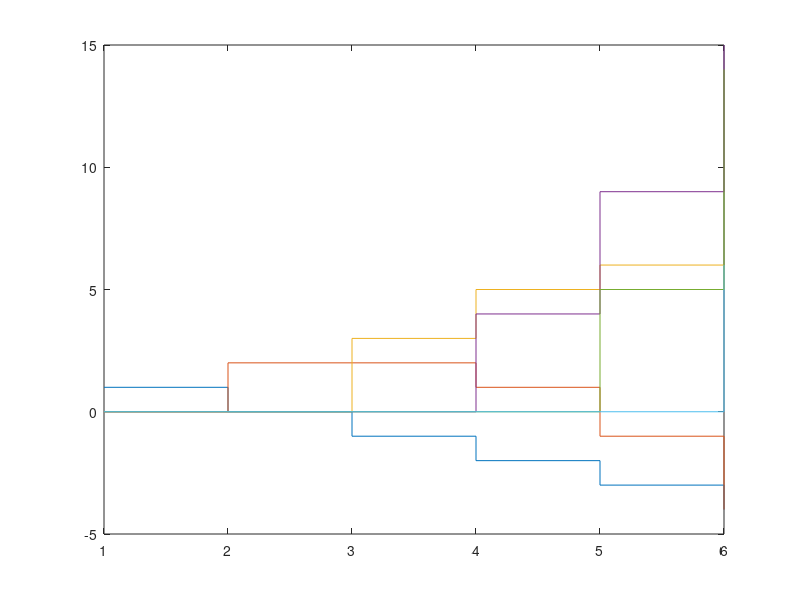
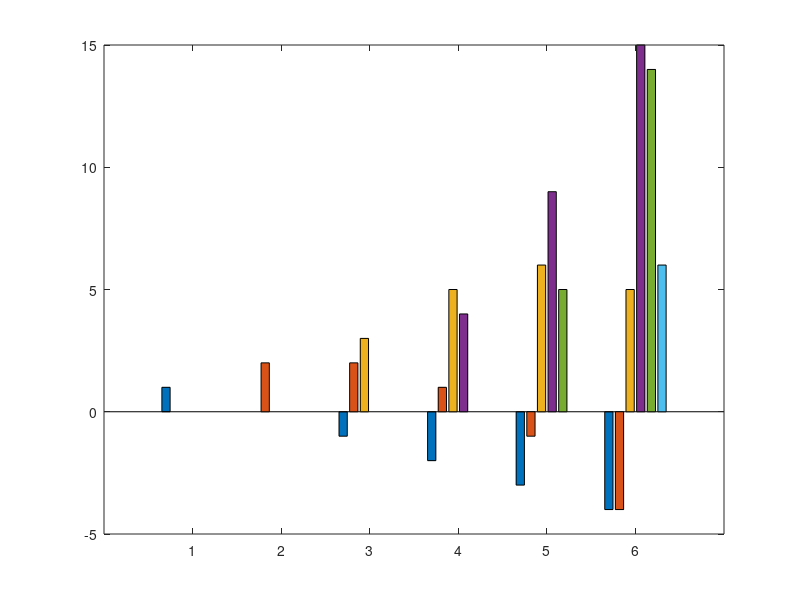
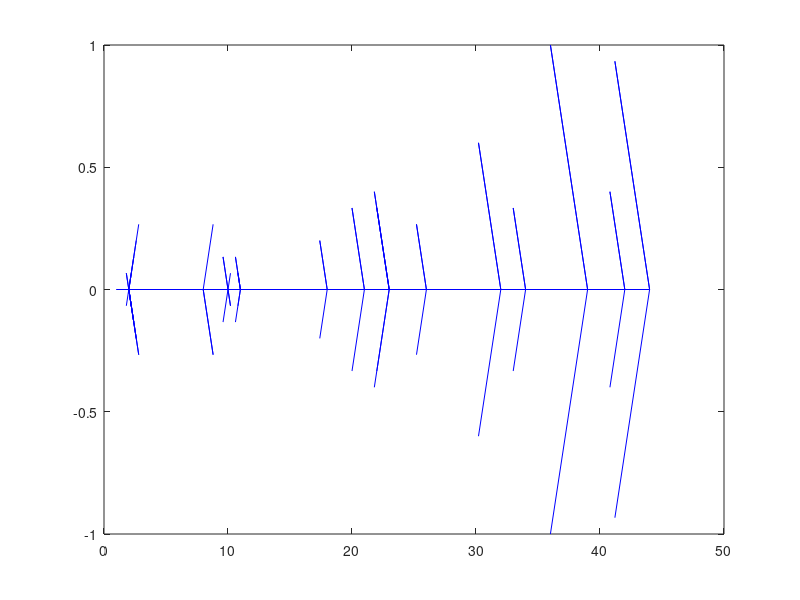
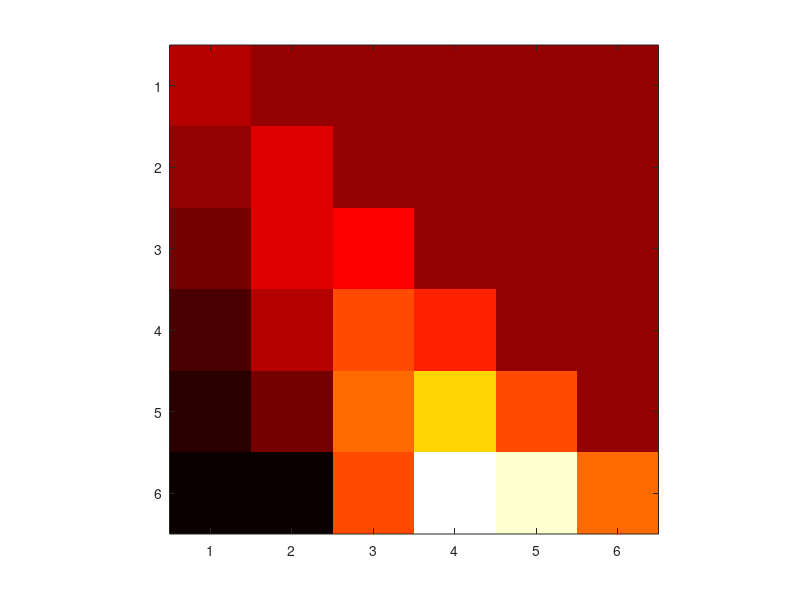

The MATLAB script that drew these images, in order:
clear; close all; clc;

x = 1;
n = 5;

X = zeros(n+1,n+1);
X(1,1) = x;


for i = 1:n
    for j = 1:i
        X(i+1, j) =  X(i+1, j) + X(i, j) - 1;
        X(i+1, j+1) =  X(i+1, j+1) + X(i, j) + 1;
    end
    
end 
 
sum(X(n+1,:))

figure
stairs(X)
figure
bar(X)
figure
feather(X)

figure,
imagesc(X),
colormap hot
axis square